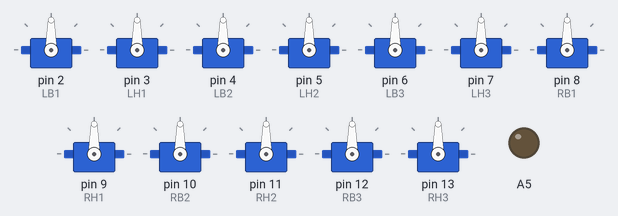
Bench run of a sketch on a simulated Arduino Uno, built with avr-gcc and run on an emulated ATmega328P. Parts: 12 × servo, output pins drawn as LEDs (lit = HIGH).

Above: at 0.05 s.
At 5.55 s:
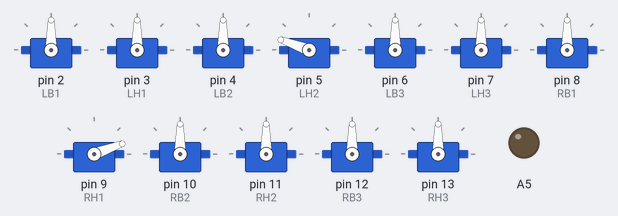
At 6.25 s:
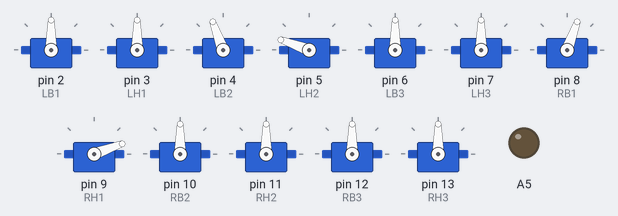
At 7.0 s:
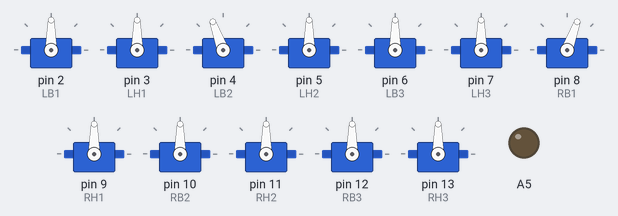
Timing chart, 0 to 9.1 s (numbered marks = the images above):
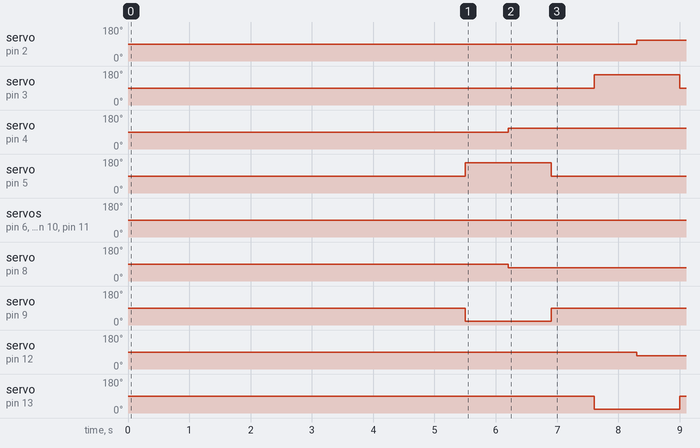

The sketch:

HEXACODE_SERVOMASTER_corrected.ino
```cpp
#include <Servo.h>
Servo LB1,LH1,LB2,LH2,LB3,LH3;
Servo RB1,RH1,RB2,RH2,RB3,RH3;
int RHUP=20;
int LHUP=160;
int RBmax=70;
int LBmax=110;
int RBmin=110;
int LBmin=70;
int D0=0,D1=0,D2=0,D3=0;
int startupcheck=0;

void setup() {
  pinMode(A1, INPUT);
  pinMode(A2, INPUT);
  pinMode(A3, INPUT);
  pinMode(A4, INPUT);
  pinMode(A5, OUTPUT);
 LB1.attach(2);
 LH1.attach(3);
 LB2.attach(4);
 LH2.attach(5);
 LB3.attach(6);
 LH3.attach(7);
 RB1.attach(8);
 RH1.attach(9);
 RB2.attach(10);
 RH2.attach(11);
 RB3.attach(12);
 RH3.attach(13);
}

void loop() {
  if(startupcheck==0){
    defaultfn();
    startupcheck=1;

  } /*
  D0=digitalRead(A1);
  D1=digitalRead(A2);
  D2=digitalRead(A3);
  D3=digitalRead(A4);

 /*
  D3      |  D2     |    D1    |    D0    |  Action
  --------------------------------------------------
  0       |  0      |    0     |     1    | Forward
  0       |  0      |    1     |     0    | Right
  0       |  0      |    1     |     1    | Left
  0       |  1      |    0     |     0    | Reverse
  0       |  1      |    1     |     1    | Stop


  if((D3==LOW)&&(D2==LOW)&&(D1==LOW)&&(D0==HIGH))
  forward();
  else if((D3==LOW)&&(D2==LOW)&&(D1==HIGH)&&(D0==LOW))
  right();
   else if((D3==LOW)&&(D2==LOW)&&(D1==HIGH)&&(D0==HIGH))
  left();
   else if((D3==LOW)&&(D2==HIGH)&&(D1==LOW)&&(D0==LOW))
  backwrd();
  else if((D3==LOW)&&(D2==HIGH)&&(D1==HIGH)&&(D0==HIGH))
  stopfn();
  else defaultfn(); */
  else forward();
}


void forward(){

  RH1.write(RHUP);
  LH2.write(LHUP);
  delay(700);
  RB1.write(RBmax);
  LB2.write(LBmax);
  delay(700);
  RH1.write(90);
  LH2.write(90);
  delay(700);


  RH3.write(RHUP);
  LH1.write(LHUP);
  delay(700);
  RB3.write(RBmax);
  LB1.write(LBmax);
  delay(700);
  RH3.write(90);
  LH1.write(90);
  delay(700);


  RH2.write(RHUP);
  LH3.write(LHUP);
  delay(700);
  RB2.write(RBmax);
  LB3.write(LBmax);
  delay(700);
  RH2.write(90);
  LH3.write(90);
  delay(700);

  RB1.write(RBmin);
  LB2.write(LBmin);
  RB3.write(RBmin);
  LB1.write(LBmin);
  RB2.write(RBmin);
  LB3.write(LBmin);
  delay(700);
}

void backwrd(){

  RH1.write(RHUP);
  LH2.write(LHUP);
  delay(700);
  RB1.write(RBmax);
  LB2.write(LBmax);
  delay(700);
  RH1.write(90);
  LH2.write(90);
  delay(700);


  RH3.write(RHUP);
  LH1.write(LHUP);
  delay(700);
  RB3.write(RBmax);
  LB1.write(LBmax);
  delay(700);
  RH3.write(90);
  LH1.write(90);
  delay(700);


  RH2.write(RHUP);
  LH3.write(LHUP);
  delay(700);
  RB2.write(RBmax);
  LB3.write(LBmax);
  delay(700);
  RH2.write(90);
  LH3.write(90);
  delay(700);

  RB1.write(RBmin);
  LB2.write(LBmin);
  RB3.write(RBmin);
  LB1.write(LBmin);
  RB2.write(RBmin);
  LB3.write(LBmin);
  delay(700);
}
void stopfn(){

  RH1.write(RHUP);
  LH2.write(LHUP);
  delay(700);
  RB1.write(90);
  LB2.write(90);
  delay(700);
  RH1.write(90);
  LH2.write(90);
  delay(700);


  RH3.write(RHUP);
  LH1.write(LHUP);
  delay(700);
  RB3.write(90);
  LB1.write(90);
  delay(700);
  RH3.write(90);
  LH1.write(90);
  delay(700);


  RH2.write(RHUP);
  LH3.write(LHUP);
  delay(700);
  RB2.write(90);
  LB3.write(90);
  delay(700);
  RH2.write(90);
  LH3.write(90);
  delay(700);
}


void left(){

  RH1.write(RHUP);
  LH2.write(LHUP);
  delay(700);
  RB1.write(RBmin);
  LB2.write(LBmax);
  delay(700);
  RH1.write(90);
  LH2.write(90);
  delay(700);


  RH3.write(RHUP);
  LH1.write(LHUP);
  delay(700);
  RB3.write(RBmin);
  LB1.write(LBmax);
  delay(700);
  RH3.write(90);
  LH1.write(90);
  delay(700);


  RH2.write(RHUP);
  LH3.write(LHUP);
  delay(700);
  RB2.write(RBmin);
  LB3.write(LBmax);
  delay(700);
  RH2.write(90);
  LH3.write(90);
  delay(700);

  RB1.write(RBmax);
  LB2.write(LBmin);
  RB3.write(RBmax);
  LB1.write(LBmin);
  RB2.write(RBmax);
  LB3.write(LBmin);
  delay(700);
}


void right(){

  RH1.write(RHUP);
  LH2.write(LHUP);
  delay(700);
  RB1.write(RBmax);
  LB2.write(LBmin);
  delay(700);
  RH1.write(90);
  LH2.write(90);
  delay(700);


  RH3.write(RHUP);
  LH1.write(LHUP);
  delay(700);
  RB3.write(RBmax);
  LB1.write(LBmin);
  delay(700);
  RH3.write(90);
  LH1.write(90);
  delay(700);


  RH2.write(RHUP);
  LH3.write(LHUP);
  delay(700);
  RB2.write(RBmax);
  LB3.write(LBmin);
  delay(700);
  RH2.write(90);
  LH3.write(90);
  delay(700);

  RB1.write(RBmin);
  LB2.write(LBmax);
  RB3.write(RBmin);
  LB1.write(LBmax);
  RB2.write(RBmin);
  LB3.write(LBmax);
  delay(700);
}
void defaultfn(){
  RB1.write(90);
  LB2.write(90);
    delay(700);
  RB3.write(90);
  LB1.write(90);
    delay(700);
  RB2.write(90);
  LB3.write(90);
  delay(700);
  RH1.write(90);
  LH2.write(90);
    delay(700);
  RH3.write(90);
  LH1.write(90);
    delay(700);
  RH2.write(90);
  LH3.write(90);
  delay(2000);
}
```

Measured:
- by itself, servo on pin 2 (LB1), servo on pin 12 (RB3): alternates 110° for 3.5 s and 70° for 3.5 s
- by itself, servo on pin 3 (LH1), servo on pin 5 (LH2), servo on pin 7 (LH3): alternates 160° for 1.4 s and 90° for 5.6 s
- by itself, servo on pin 4 (LB2), servo on pin 10 (RB2): alternates 110° for 5.6 s and 70° for 1.4 s
- by itself, servo on pin 6 (LB3), servo on pin 8 (RB1): alternates 110° for 1.4 s and 70° for 5.6 s
- by itself, servo on pin 9 (RH1), servo on pin 11 (RH2), servo on pin 13 (RH3): alternates 90° for 5.6 s and 20° for 1.4 s
